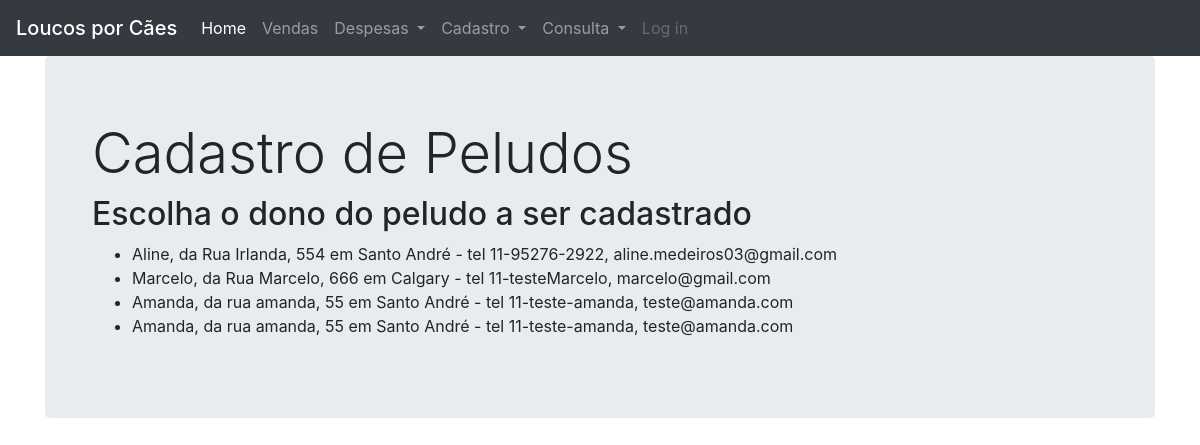
/lista_clientes, run on an earlier commit of the app's database.
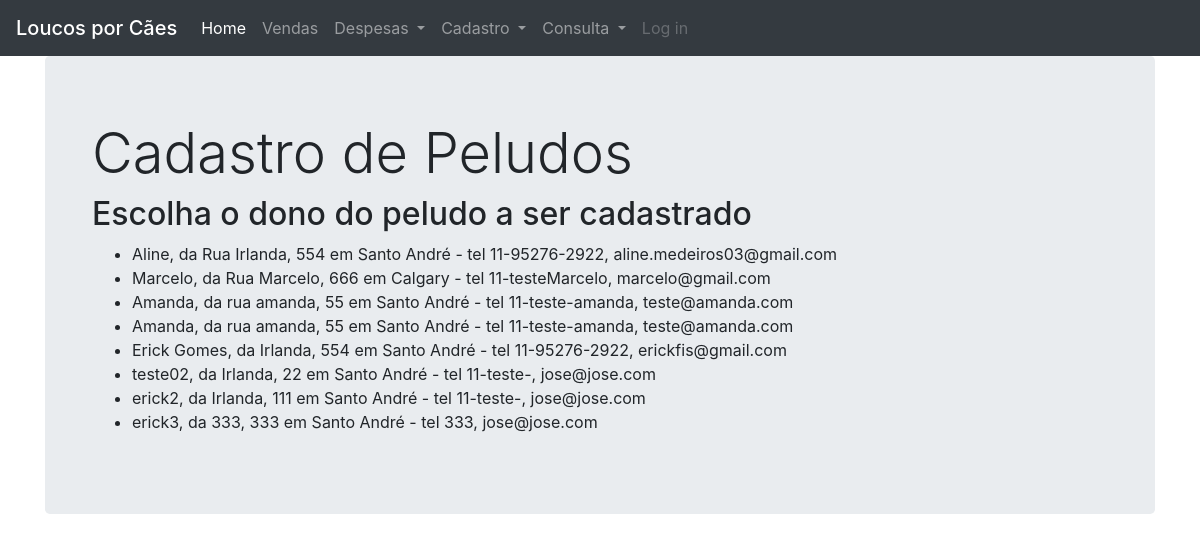
And on a later commit of the database.
### petshop/models.py (models this page shows, shortened)
class Clientes(db.Model):
    __tablename__ = 'clientes'
    id = db.Column(db.Integer, primary_key=True)
    nome = db.Column(db.NVARCHAR(30), nullable=False)
    sexo = db.Column(db.Enum('M', 'H'), nullable=False)
    peludo = db.relationship('Peludos')
    contato = db.relationship('Contatos')
    endereco = db.relationship('Enderecos')
    venda = db.relationship('Vendas')
    def __repr__(self):
        return f"{self.nome}, da {self.endereco[0]} - tel {self.contato[0]}"

class Enderecos(db.Model):
    __tablename__ = 'enderecos'
    id = db.Column(db.Integer, primary_key=True)
    rua = db.Column(db.NVARCHAR(30))
    numero = db.Column(db.Integer)
    bairro = db.Column(db.NVARCHAR(30))
    cidade = db.Column(db.NVARCHAR(30))
    estado = db.Column(db.CHAR(2))
    distancia = db.Column(db.Numeric)
    cliente_id = db.Column(db.Integer, db.ForeignKey('clientes.id'))
    def __repr__(self):
        return f"{self.rua}, {self.numero} em {self.cidade}"

class Contatos(db.Model):
    __tablename__ = 'contatos'
    id = db.Column(db.Integer, primary_key=True)
    tel1 = db.Column(db.NVARCHAR(13))
    tel2 = db.Column(db.NVARCHAR(13))
    email = db.Column(db.NVARCHAR(30))
    cliente_id = db.Column(db.Integer, db.ForeignKey('clientes.id'))
    def __repr__(self):
        return f"""
        {self.tel1}, {self.email}
        """

### petshop/core/views.py (the view)
@core.route('/lista_clientes')
def lista_clientes():
    listagem = Clientes.query.all()
    return render_template('lista_clientes.html', listagem=listagem)

### petshop/templates/lista_clientes.html
{% extends "base.html" %}
{% block content %}
<div class="jumbotron">
  <div class="container">
    <h1 class="display-4">Cadastro de Peludos</h1>
    <h2>Escolha o dono do peludo a ser cadastrado</h2>
    <ul>
        {% for item in listagem %}
        <li>{{ "{}".format(item) }} </li>
        {% endfor %}
    </ul>
  </div>
</div>
{% endblock %}

### petshop/templates/base.html (shortened to what this page needs)
<!DOCTYPE html>
<html lang="en" dir="ltr">
    <head>
        <link rel="stylesheet" href="https://stackpath.bootstrapcdn.com/bootstrap/4.1.3/css/bootstrap.min.css">
    </head>
    <body>
    <nav class="navbar navbar-expand-lg navbar-dark bg-dark">
      <span class="navbar-brand mb-0 h1">Loucos por Cães</span>
      <div class="collapse navbar-collapse" id="navbarSupportedContent">
        <ul class="navbar-nav mr-auto">
          <li class="nav-item active">
            <a class="nav-link" href="{{ url_for('core.index') }}">Home<span class="sr-only">(current)</span></a>
          </li>
          <li class="nav-item">
            <a class="nav-link" href="{{ url_for('core.cadastro_vendas') }}">Vendas</a>
          </li>
          <li class="nav-item dropdown">
            <a class="nav-link dropdown-toggle" href="#" id="navbarDropdown" role="button" data-toggle="dropdown" aria-haspopup="true" aria-expanded="false">
              Despesas
            </a>
          </li>
          <li class="nav-item dropdown">
            <a class="nav-link dropdown-toggle" href="#" id="navbarDropdown" role="button" data-toggle="dropdown" aria-haspopup="true" aria-expanded="false">
              Cadastro
            </a>
          </li>
          <li class="nav-item dropdown">
            <a class="nav-link dropdown-toggle" href="#" id="navbarDropdown" role="button" data-toggle="dropdown" aria-haspopup="true" aria-expanded="false">
              Consulta
            </a>
          </li>
          <li class="nav-item">
            <a class="nav-link disabled" href="#">Log in</a>
          </li>
        </ul>
      </div>
    </nav>
    <div class="container">
      {% block content %}
      {% endblock %}
    </div>
    </body>
</html>

What changed in the data, as far as the page shows it:
added Clientes: nome.email "Erick Gomes, da Irlanda, 554 em Santo André - tel 11-95276-2922, erickfis@gmail.com"
added Clientes: nome.email "teste02, da Irlanda, 22 em Santo André - tel 11-teste-, jose@jose.com"
added Clientes: nome.email "erick2, da Irlanda, 111 em Santo André - tel 11-teste-, jose@jose.com"
added Clientes: nome.email "erick3, da 333, 333 em Santo André - tel 333, jose@jose.com"
